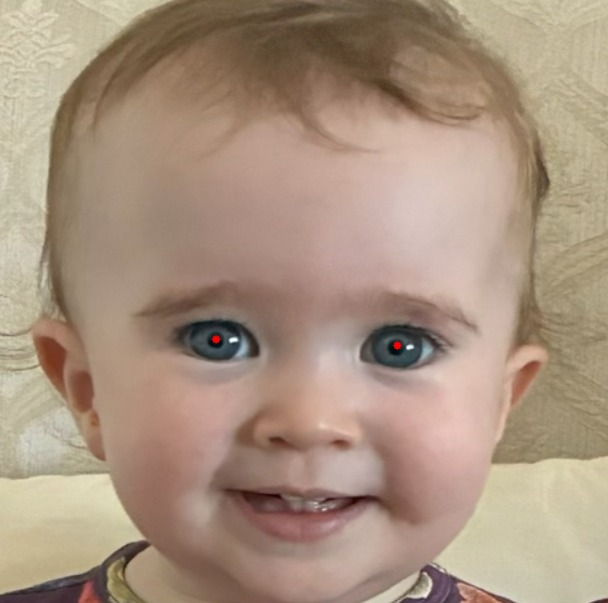
#> input picture images/7.jpeg, 608 x 603 px, found by its file name
$ python false_positive_strabismus_inference.py
#> lines starting #> are read from the running program, lines starting #| are printed output that depends on the picture; after the words box and inside, x2 and y2 are one past the last pixel; in counts of white or black regions, pixels touching at a corner belong together
import os
import sys
import numpy as np
import cv2

# ============================================================
# PATHS & MAIN EXECUTION
# ============================================================
IMAGE_PATH = r"D:\Strabismus_Detection\images\7.jpeg"
OUTPUT_DIR = r"D:\Strabismus_Detection\output"
os.makedirs(OUTPUT_DIR, exist_ok=True)
filename = os.path.basename(IMAGE_PATH)

img = cv2.imread(IMAGE_PATH)
#> img is the input picture: shape (603, 608, 3); mean B, G, R 127.5, 146.9, 169.1
if img is None:
    print(f"Error: Could not load image from {IMAGE_PATH}. Check path.")
    sys.exit()

imag = cv2.resize(img, (512, 512), interpolation=cv2.INTER_LINEAR)
gray = cv2.cvtColor(imag, cv2.COLOR_BGR2GRAY)
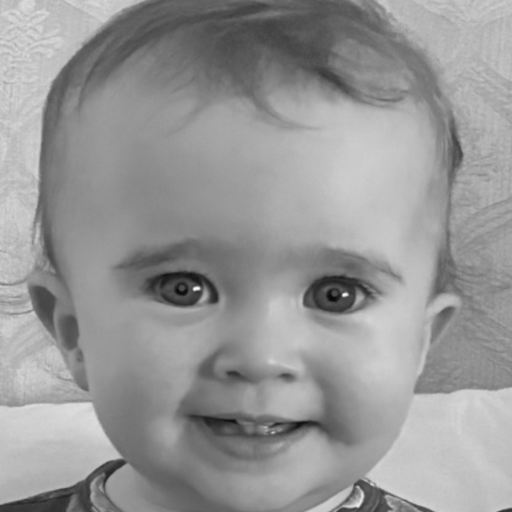
#> gray: shape (512, 512); min 6, max 250, mean 151.2

# Refined eye coordinate search windows to lock strictly onto iris centers
approx_eyes = [(175, 300), (335, 295)]
valid_eyes = []

for (ax, ay) in approx_eyes:
    roi_gray = gray[ay-12:ay+12, ax-12:ax+12]
    if roi_gray.size > 0:
        _, _, min_loc, _ = cv2.minMaxLoc(roi_gray)
        px = ax - 12 + min_loc[0]
        py = ay - 12 + min_loc[1]
        valid_eyes.append((px, py))
#> this loop made 2 passes
#> (min_loc, px, py) on passes 1 to 2: ((15, 4), 178, 292), ((7, 15), 330, 298)
#> pass 1, `roi_gray = gray[ay-12:ay+12, ax-12:ax+12]`:
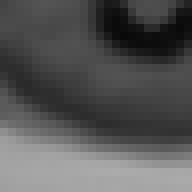
#> roi_gray: shape (24, 24) (shown 8 times larger); min 9, max 171, mean 86
#> pass 2, `roi_gray = gray[ay-12:ay+12, ax-12:ax+12]`:
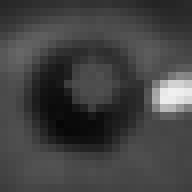
#> roi_gray: shape (24, 24) (shown 8 times larger); min 6, max 240, mean 66.4
#> after the loop, valid_eyes = [(178, 292), (330, 298)]

xLpc, yLpc = 0, 0
xRpc, yRpc = 0, 0
xclrpL, yclrpL = 0, 0
xclrpR, yclrpR = 0, 0

if len(valid_eyes) >= 2:
    xLpc, yLpc = valid_eyes[0]
#> xLpc = 178; yLpc = 292
    xRpc, yRpc = valid_eyes[1]
#> xRpc = 330; yRpc = 298

    for (px, py) in [(xLpc, yLpc), (xRpc, yRpc)]:
        cv2.rectangle(imag, (px - 18, py - 18), (px + 18, py + 18), (0, 165, 255), 2)
#> this loop made 2 passes
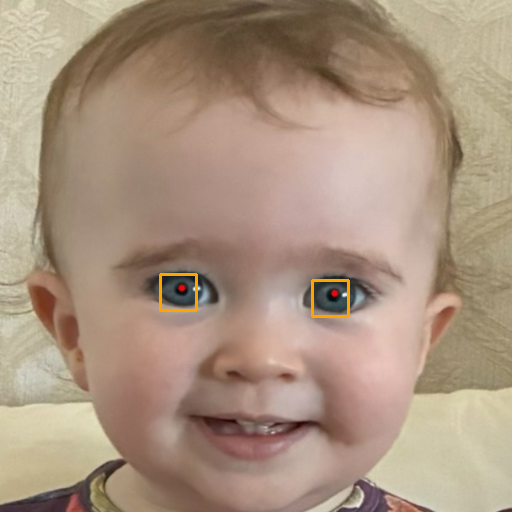
#> imag: shape (512, 512, 3); mean B, G, R 127.1, 147, 169.5

    cv2.circle(imag, (xLpc, yLpc), radius=5, color=(0, 0, 255), thickness=-1)     # Red for Left Pupil
#> imag: shape (512, 512, 3); 0.03% of pixels changed, all inside (x1, y1, x2, y2) = (173, 287, 184, 298)
    cv2.circle(imag, (xRpc, yRpc), radius=5, color=(255, 0, 255), thickness=-1)  # Purple for Right Pupil
#> imag: shape (512, 512, 3); mean B, G, R 127.2, 147, 169.6

# ------------- CLR DETECTION -------------
clr_centers = []
for (px, py) in [(xLpc, yLpc), (xRpc, yRpc)]:
    if px == 0 and py == 0:
        continue
    box_size = 15
    x1 = max(0, px - box_size)
    x2 = min(imag.shape[1], px + box_size)
    y1 = max(0, py - box_size)
    y2 = min(imag.shape[0], py + box_size)

    roi = gray[y1:y2, x1:x2]
    if roi.size > 0:
        _, _, _, max_loc = cv2.minMaxLoc(roi)
        clr_cx = x1 + max_loc[0]
        clr_cy = y1 + max_loc[1]
        clr_centers.append((clr_cx, clr_cy))
#> this loop made 2 passes
#> (px, py, box_size, x1, x2, y1, y2, max_loc) on passes 1 to 2: (178, 292, 15, 163, 193, 277, 307, (0, 29)), (330, 298, 15, 315, 345, 283, 313, (29, 11))
#> pass 1, `roi = gray[y1:y2, x1:x2]`:
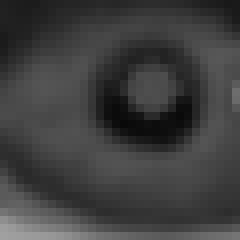
#> roi: shape (30, 30) (shown 8 times larger); min 9, max 160, mean 62.8
#> pass 2, `roi = gray[y1:y2, x1:x2]`:
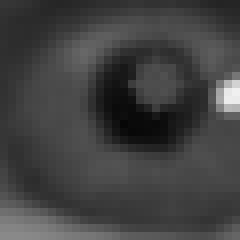
#> roi: shape (30, 30) (shown 8 times larger); min 6, max 240, mean 65.4
#> after the loop, clr_centers = [(163, 306), (344, 294)]

if len(clr_centers) >= 2:
    xclrpL, yclrpL = clr_centers[0]
#> xclrpL = 163; yclrpL = 306
    xclrpR, yclrpR = clr_centers[1]
#> xclrpR = 344; yclrpR = 294
    cv2.circle(imag, (xclrpL, yclrpL), radius=4, color=(0, 255, 0), thickness=-1)     # Green for Left CLR
#> imag: shape (512, 512, 3); mean B, G, R 127.2, 147, 169.6
    cv2.circle(imag, (xclrpR, yclrpR), radius=4, color=(0, 255, 255), thickness=-1)  # Yellow for Right CLR
#> imag: shape (512, 512, 3); mean B, G, R 127.2, 147, 169.6

# ------------- CALCULATE ASYMMETRY & CLASSIFY -------------
Xdifference_left = abs(xLpc - xclrpL)
#> Xdifference_left = 15
Ydifference_left = abs(yLpc - yclrpL)
#> Ydifference_left = 14
Xdifference_right = abs(xRpc - xclrpR)
#> Xdifference_right = 14
Ydifference_right = abs(yRpc - yclrpR)
#> Ydifference_right = 4

XdifLeft = abs(Xdifference_left - Xdifference_right)
#> XdifLeft = 1
YdifRight = abs(Ydifference_left - Ydifference_right)
#> YdifRight = 10

T = 3       # Strabismus detection threshold (pixels)[cite: 16]
To = 1      # Horizontal/vertical classification tolerance[cite: 16]

Dx = XdifLeft
#> Dx = 1
Dy = YdifRight
#> Dy = 10

print("\n====================================")
print("STRABISMUS DETECTION AND CLASSIFICATION")
print("====================================")
print(f"xLpc = {xLpc}, yLpc = {yLpc}")
#| xLpc = 178, yLpc = 292
print(f"xRpc = {xRpc}, yRpc = {yRpc}")
#| xRpc = 330, yRpc = 298
print(f"xclrpL = {xclrpL}, yclrpL = {yclrpL}")
#| xclrpL = 163, yclrpL = 306
print(f"xclrpR = {xclrpR}, yclrpR = {yclrpR}")
#| xclrpR = 344, yclrpR = 294
print("Dx =", Dx)
#| Dx = 1
print("Dy =", Dy)
#| Dy = 10

detection_status = "ORTHOTROPIC / STRABISMUS NEGATIVE (Normal Alignment)"

if Dx > T or Dy > T:
    detection_status = "STRABISMUS DETECTED"
    print(f"\nStrabismus Detection: {detection_status}[cite: 16]")
else:
    print(f"\nStrabismus Detection: {detection_status}")
    print("No strabismus detected using the selected thresholds[cite: 16]")

print("====================================")

# Save result image
output_path = os.path.join(OUTPUT_DIR, f"result_{filename}")
cv2.imwrite(output_path, imag)
print(f"\nAnalysis complete. Result saved to: {output_path}")

# ------------- SAVE TEXT REPORT -------------
report_filename = os.path.join(OUTPUT_DIR, f"report_{filename.split('.')[0]}.txt")
with open(report_filename, "w") as f:
    f.write("====================================\n")
    f.write("STRABISMUS DETECTION AND CLASSIFICATION REPORT\n")
    f.write("====================================\n")
    f.write(f"Image Processed: {IMAGE_PATH}\n")
    f.write(f"xLpc = {xLpc}, yLpc = {yLpc}\n")
    f.write(f"xRpc = {xRpc}, yRpc = {yRpc}\n")
    f.write(f"xclrpL = {xclrpL}, yclrpL = {yclrpL}\n")
    f.write(f"xclrpR = {xclrpR}, yclrpR = {yclrpR}\n")
    f.write(f"Dx = {Dx}\n")
    f.write(f"Dy = {Dy}\n\n")
    f.write(f"Strabismus Status: {detection_status}\n")
    f.write("====================================\n")

print(f"Report saved to: {report_filename}")

$ run again, with images/14.jpeg copied over images/7.jpeg
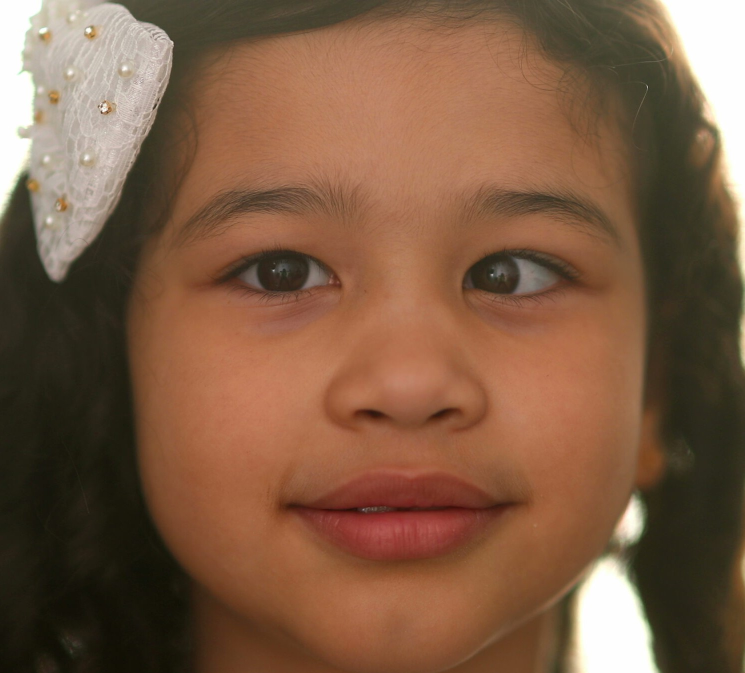
#> input picture images/14.jpeg, 1489 x 1346 px, found by its file name (shown at 1/2 size)
#> img is the input picture: shape (1346, 1489, 3); mean B, G, R 67.9, 91.8, 125.5
#> the loop `for (ax, ay) in approx_eyes:` made 2 passes
#> (min_loc, px, py) on passes 1 to 2: ((0, 23), 163, 311), ((11, 23), 334, 306)
#> after the loop `for (ax, ay) in approx_eyes:`: valid_eyes = [(163, 311), (334, 306)]
#> xLpc = 163; yLpc = 311
#> xRpc = 334; yRpc = 306
#> the loop `for (px, py) in [(xLpc, yLpc), (xRpc, yRpc)]:` made 2 passes
#> after the loop `for (px, py) in [(xLpc, yLpc), (xRpc, yRpc)]:`:
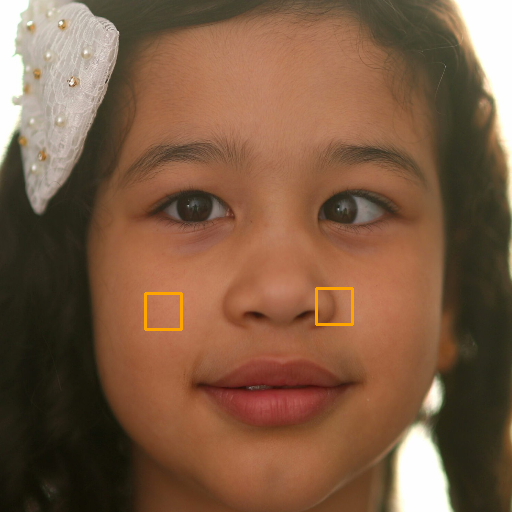
#> imag: shape (512, 512, 3); mean B, G, R 67.5, 91.8, 125.6
#> the loop `for (px, py) in [(xLpc, yLpc), (xRpc, yRpc)]:` made 2 passes
#> (px, py, box_size, x1, x2, y1, y2, max_loc) on passes 1 to 2: (163, 311, 15, 148, 178, 296, 326, (24, 0)), (334, 306, 15, 319, 349, 291, 321, (29, 13))
#> pass 2, `roi = gray[y1:y2, x1:x2]`:
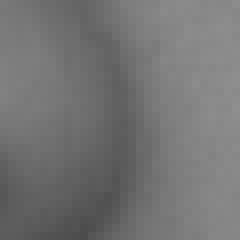
#> roi: shape (30, 30) (shown 8 times larger); min 76, max 143, mean 115.7
#> after the loop `for (px, py) in [(xLpc, yLpc), (xRpc, yRpc)]:`: clr_centers = [(172, 296), (348, 304)]
#> xclrpL = 172; yclrpL = 296
#> xclrpR = 348; yclrpR = 304
#> Xdifference_left = 9
#> Ydifference_left = 15
#> Xdifference_right = 14
#> Ydifference_right = 2
#> XdifLeft = 5
#> YdifRight = 13
#> Dx = 5
#> Dy = 13
#| xLpc = 163, yLpc = 311
#| xRpc = 334, yRpc = 306
#| xclrpL = 172, yclrpL = 296
#| xclrpR = 348, yclrpR = 304
#| Dx = 5
#| Dy = 13

$ run again, with images/1.png saved as images/7.jpeg
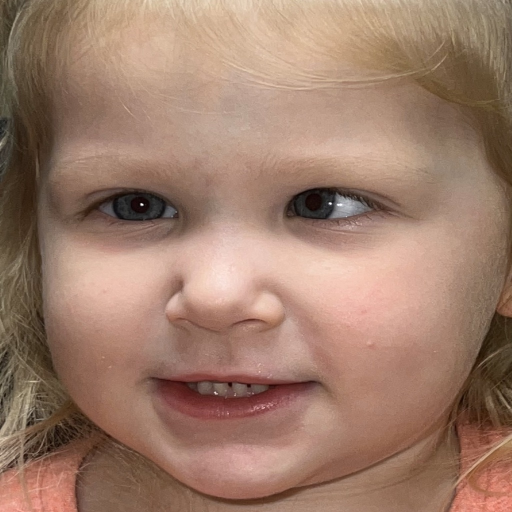
#> input picture images/1.png, 1024 x 1024 px, found by its file name (shown at 1/2 size)
#> img is the input picture: shape (1024, 1024, 3); mean B, G, R 106.7, 124.8, 158.2
#> the loop `for (ax, ay) in approx_eyes:` made 2 passes
#> (min_loc, px, py) on passes 1 to 2: ((16, 1), 179, 289), ((2, 23), 325, 306)
#> after the loop `for (ax, ay) in approx_eyes:`: valid_eyes = [(179, 289), (325, 306)]
#> xLpc = 179; yLpc = 289
#> xRpc = 325; yRpc = 306
#> the loop `for (px, py) in [(xLpc, yLpc), (xRpc, yRpc)]:` made 2 passes
#> after the loop `for (px, py) in [(xLpc, yLpc), (xRpc, yRpc)]:`:
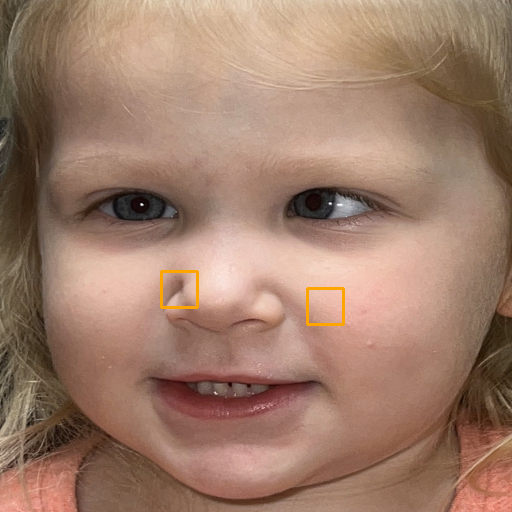
#> imag: shape (512, 512, 3); mean B, G, R 106.3, 124.9, 158.5
#> the loop `for (px, py) in [(xLpc, yLpc), (xRpc, yRpc)]:` made 2 passes
#> (px, py, box_size, x1, x2, y1, y2, max_loc) on passes 1 to 2: (179, 289, 15, 164, 194, 274, 304, (29, 9)), (325, 306, 15, 310, 340, 291, 321, (26, 1))
#> pass 2, `roi = gray[y1:y2, x1:x2]`:
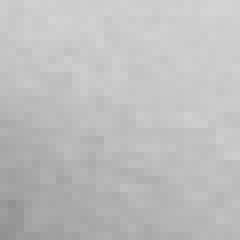
#> roi: shape (30, 30) (shown 8 times larger); min 144, max 212, mean 189.8
#> after the loop `for (px, py) in [(xLpc, yLpc), (xRpc, yRpc)]:`: clr_centers = [(193, 283), (336, 292)]
#> xclrpL = 193; yclrpL = 283
#> xclrpR = 336; yclrpR = 292
#> Xdifference_left = 14
#> Ydifference_left = 6
#> Xdifference_right = 11
#> Ydifference_right = 14
#> XdifLeft = 3
#> YdifRight = 8
#> Dx = 3
#> Dy = 8
#| xLpc = 179, yLpc = 289
#| xRpc = 325, yRpc = 306
#| xclrpL = 193, yclrpL = 283
#| xclrpR = 336, yclrpR = 292
#| Dx = 3
#| Dy = 8
